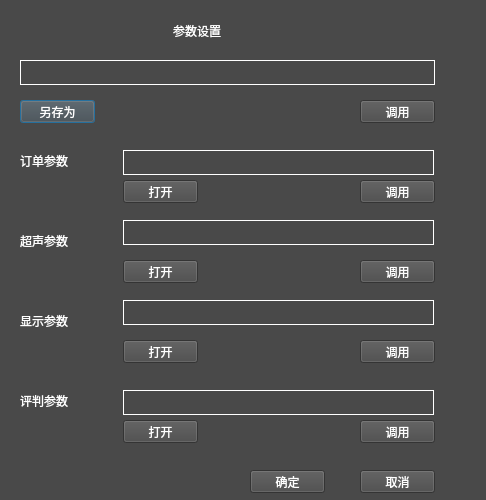
<?xml version="1.0" encoding="UTF-8"?>
<ui version="4.0">
 <class>ParameterSettingClass</class>
 <widget class="QDialog" name="ParameterSettingClass">
  <property name="geometry">
   <rect>
    <x>0</x>
    <y>0</y>
    <width>486</width>
    <height>500</height>
   </rect>
  </property>
  <property name="minimumSize">
   <size>
    <width>486</width>
    <height>500</height>
   </size>
  </property>
  <property name="maximumSize">
   <size>
    <width>486</width>
    <height>500</height>
   </size>
  </property>
  <property name="windowTitle">
   <string>ParameterSetting</string>
  </property>
  <property name="styleSheet">
   <string notr="true">background-color: rgb(73, 73, 73);</string>
  </property>
  <widget class="QLabel" name="label">
   <property name="geometry">
    <rect>
     <x>173</x>
     <y>20</y>
     <width>100</width>
     <height>21</height>
    </rect>
   </property>
   <property name="minimumSize">
    <size>
     <width>100</width>
     <height>21</height>
    </size>
   </property>
   <property name="maximumSize">
    <size>
     <width>100</width>
     <height>21</height>
    </size>
   </property>
   <property name="styleSheet">
    <string notr="true">font: 75 18pt &quot;新宋体&quot;;
color: rgb(255, 255, 255);</string>
   </property>
   <property name="text">
    <string>参数设置</string>
   </property>
  </widget>
  <widget class="QLabel" name="label_2">
   <property name="geometry">
    <rect>
     <x>20</x>
     <y>150</y>
     <width>90</width>
     <height>21</height>
    </rect>
   </property>
   <property name="minimumSize">
    <size>
     <width>90</width>
     <height>21</height>
    </size>
   </property>
   <property name="maximumSize">
    <size>
     <width>90</width>
     <height>21</height>
    </size>
   </property>
   <property name="styleSheet">
    <string notr="true">font: 75 16pt &quot;新宋体&quot;;
color: rgb(255, 255, 255);</string>
   </property>
   <property name="text">
    <string>订单参数</string>
   </property>
  </widget>
  <widget class="QLabel" name="label_3">
   <property name="geometry">
    <rect>
     <x>20</x>
     <y>230</y>
     <width>90</width>
     <height>21</height>
    </rect>
   </property>
   <property name="minimumSize">
    <size>
     <width>90</width>
     <height>21</height>
    </size>
   </property>
   <property name="maximumSize">
    <size>
     <width>90</width>
     <height>21</height>
    </size>
   </property>
   <property name="styleSheet">
    <string notr="true">font: 75 16pt &quot;新宋体&quot;;
color: rgb(255, 255, 255);</string>
   </property>
   <property name="text">
    <string>超声参数</string>
   </property>
  </widget>
  <widget class="QLabel" name="label_4">
   <property name="geometry">
    <rect>
     <x>20</x>
     <y>310</y>
     <width>90</width>
     <height>21</height>
    </rect>
   </property>
   <property name="minimumSize">
    <size>
     <width>90</width>
     <height>21</height>
    </size>
   </property>
   <property name="maximumSize">
    <size>
     <width>90</width>
     <height>21</height>
    </size>
   </property>
   <property name="styleSheet">
    <string notr="true">font: 75 16pt &quot;新宋体&quot;;
color: rgb(255, 255, 255);</string>
   </property>
   <property name="text">
    <string>显示参数</string>
   </property>
  </widget>
  <widget class="QLabel" name="label_5">
   <property name="geometry">
    <rect>
     <x>20</x>
     <y>390</y>
     <width>90</width>
     <height>21</height>
    </rect>
   </property>
   <property name="minimumSize">
    <size>
     <width>90</width>
     <height>21</height>
    </size>
   </property>
   <property name="maximumSize">
    <size>
     <width>90</width>
     <height>21</height>
    </size>
   </property>
   <property name="styleSheet">
    <string notr="true">font: 75 16pt &quot;新宋体&quot;;
color: rgb(255, 255, 255);</string>
   </property>
   <property name="text">
    <string>评判参数</string>
   </property>
  </widget>
  <widget class="QPushButton" name="pushButtonSaveAs">
   <property name="geometry">
    <rect>
     <x>20</x>
     <y>100</y>
     <width>75</width>
     <height>23</height>
    </rect>
   </property>
   <property name="minimumSize">
    <size>
     <width>75</width>
     <height>23</height>
    </size>
   </property>
   <property name="maximumSize">
    <size>
     <width>75</width>
     <height>23</height>
    </size>
   </property>
   <property name="styleSheet">
    <string notr="true">color: rgb(255, 255, 255);</string>
   </property>
   <property name="text">
    <string>另存为</string>
   </property>
  </widget>
  <widget class="QPushButton" name="pushButtonAllDo">
   <property name="geometry">
    <rect>
     <x>360</x>
     <y>100</y>
     <width>75</width>
     <height>23</height>
    </rect>
   </property>
   <property name="minimumSize">
    <size>
     <width>75</width>
     <height>23</height>
    </size>
   </property>
   <property name="maximumSize">
    <size>
     <width>75</width>
     <height>23</height>
    </size>
   </property>
   <property name="styleSheet">
    <string notr="true">color: rgb(255, 255, 255);</string>
   </property>
   <property name="text">
    <string>调用</string>
   </property>
  </widget>
  <widget class="QPushButton" name="pushButtonOrderOpen">
   <property name="geometry">
    <rect>
     <x>123</x>
     <y>180</y>
     <width>75</width>
     <height>23</height>
    </rect>
   </property>
   <property name="minimumSize">
    <size>
     <width>75</width>
     <height>23</height>
    </size>
   </property>
   <property name="maximumSize">
    <size>
     <width>75</width>
     <height>23</height>
    </size>
   </property>
   <property name="styleSheet">
    <string notr="true">color: rgb(255, 255, 255);</string>
   </property>
   <property name="text">
    <string>打开</string>
   </property>
  </widget>
  <widget class="QPushButton" name="pushButtonOrderDo">
   <property name="geometry">
    <rect>
     <x>360</x>
     <y>180</y>
     <width>75</width>
     <height>23</height>
    </rect>
   </property>
   <property name="minimumSize">
    <size>
     <width>75</width>
     <height>23</height>
    </size>
   </property>
   <property name="maximumSize">
    <size>
     <width>75</width>
     <height>23</height>
    </size>
   </property>
   <property name="styleSheet">
    <string notr="true">color: rgb(255, 255, 255);</string>
   </property>
   <property name="text">
    <string>调用</string>
   </property>
  </widget>
  <widget class="QPushButton" name="pushButtonUltrasoundDo">
   <property name="geometry">
    <rect>
     <x>360</x>
     <y>260</y>
     <width>75</width>
     <height>23</height>
    </rect>
   </property>
   <property name="minimumSize">
    <size>
     <width>75</width>
     <height>23</height>
    </size>
   </property>
   <property name="maximumSize">
    <size>
     <width>75</width>
     <height>23</height>
    </size>
   </property>
   <property name="styleSheet">
    <string notr="true">color: rgb(255, 255, 255);</string>
   </property>
   <property name="text">
    <string>调用</string>
   </property>
  </widget>
  <widget class="QPushButton" name="pushButtonUltrasoundOpen">
   <property name="geometry">
    <rect>
     <x>123</x>
     <y>260</y>
     <width>75</width>
     <height>23</height>
    </rect>
   </property>
   <property name="minimumSize">
    <size>
     <width>75</width>
     <height>23</height>
    </size>
   </property>
   <property name="maximumSize">
    <size>
     <width>75</width>
     <height>23</height>
    </size>
   </property>
   <property name="styleSheet">
    <string notr="true">color: rgb(255, 255, 255);</string>
   </property>
   <property name="text">
    <string>打开</string>
   </property>
  </widget>
  <widget class="QPushButton" name="pushButtonShowOpen">
   <property name="geometry">
    <rect>
     <x>123</x>
     <y>340</y>
     <width>75</width>
     <height>23</height>
    </rect>
   </property>
   <property name="minimumSize">
    <size>
     <width>75</width>
     <height>23</height>
    </size>
   </property>
   <property name="maximumSize">
    <size>
     <width>75</width>
     <height>23</height>
    </size>
   </property>
   <property name="styleSheet">
    <string notr="true">color: rgb(255, 255, 255);</string>
   </property>
   <property name="text">
    <string>打开</string>
   </property>
  </widget>
  <widget class="QPushButton" name="pushButtonShowDo">
   <property name="geometry">
    <rect>
     <x>360</x>
     <y>340</y>
     <width>75</width>
     <height>23</height>
    </rect>
   </property>
   <property name="minimumSize">
    <size>
     <width>75</width>
     <height>23</height>
    </size>
   </property>
   <property name="maximumSize">
    <size>
     <width>75</width>
     <height>23</height>
    </size>
   </property>
   <property name="styleSheet">
    <string notr="true">color: rgb(255, 255, 255);</string>
   </property>
   <property name="text">
    <string>调用</string>
   </property>
  </widget>
  <widget class="QPushButton" name="pushButtonJudgeOpen">
   <property name="geometry">
    <rect>
     <x>123</x>
     <y>420</y>
     <width>75</width>
     <height>23</height>
    </rect>
   </property>
   <property name="minimumSize">
    <size>
     <width>75</width>
     <height>23</height>
    </size>
   </property>
   <property name="maximumSize">
    <size>
     <width>75</width>
     <height>23</height>
    </size>
   </property>
   <property name="styleSheet">
    <string notr="true">color: rgb(255, 255, 255);</string>
   </property>
   <property name="text">
    <string>打开</string>
   </property>
  </widget>
  <widget class="QPushButton" name="pushButtonJudgeDo">
   <property name="geometry">
    <rect>
     <x>360</x>
     <y>420</y>
     <width>75</width>
     <height>23</height>
    </rect>
   </property>
   <property name="minimumSize">
    <size>
     <width>75</width>
     <height>23</height>
    </size>
   </property>
   <property name="maximumSize">
    <size>
     <width>75</width>
     <height>23</height>
    </size>
   </property>
   <property name="styleSheet">
    <string notr="true">color: rgb(255, 255, 255);</string>
   </property>
   <property name="text">
    <string>调用</string>
   </property>
  </widget>
  <widget class="QPushButton" name="pushButtonYes">
   <property name="geometry">
    <rect>
     <x>250</x>
     <y>470</y>
     <width>75</width>
     <height>23</height>
    </rect>
   </property>
   <property name="minimumSize">
    <size>
     <width>75</width>
     <height>23</height>
    </size>
   </property>
   <property name="maximumSize">
    <size>
     <width>75</width>
     <height>23</height>
    </size>
   </property>
   <property name="styleSheet">
    <string notr="true">color: rgb(255, 255, 255);</string>
   </property>
   <property name="text">
    <string>确定</string>
   </property>
  </widget>
  <widget class="QPushButton" name="pushButtonNo">
   <property name="geometry">
    <rect>
     <x>360</x>
     <y>470</y>
     <width>75</width>
     <height>23</height>
    </rect>
   </property>
   <property name="minimumSize">
    <size>
     <width>75</width>
     <height>23</height>
    </size>
   </property>
   <property name="maximumSize">
    <size>
     <width>75</width>
     <height>23</height>
    </size>
   </property>
   <property name="styleSheet">
    <string notr="true">color: rgb(255, 255, 255);</string>
   </property>
   <property name="text">
    <string>取消</string>
   </property>
  </widget>
  <widget class="QLabel" name="label_All">
   <property name="geometry">
    <rect>
     <x>445</x>
     <y>60</y>
     <width>25</width>
     <height>25</height>
    </rect>
   </property>
   <property name="minimumSize">
    <size>
     <width>25</width>
     <height>25</height>
    </size>
   </property>
   <property name="maximumSize">
    <size>
     <width>25</width>
     <height>25</height>
    </size>
   </property>
   <property name="text">
    <string/>
   </property>
  </widget>
  <widget class="QLabel" name="label_Order">
   <property name="geometry">
    <rect>
     <x>445</x>
     <y>150</y>
     <width>25</width>
     <height>25</height>
    </rect>
   </property>
   <property name="minimumSize">
    <size>
     <width>25</width>
     <height>25</height>
    </size>
   </property>
   <property name="maximumSize">
    <size>
     <width>25</width>
     <height>25</height>
    </size>
   </property>
   <property name="text">
    <string/>
   </property>
  </widget>
  <widget class="QLabel" name="label_Ultrasound">
   <property name="geometry">
    <rect>
     <x>445</x>
     <y>220</y>
     <width>25</width>
     <height>25</height>
    </rect>
   </property>
   <property name="minimumSize">
    <size>
     <width>25</width>
     <height>25</height>
    </size>
   </property>
   <property name="maximumSize">
    <size>
     <width>25</width>
     <height>25</height>
    </size>
   </property>
   <property name="text">
    <string/>
   </property>
  </widget>
  <widget class="QLabel" name="label_Show">
   <property name="geometry">
    <rect>
     <x>445</x>
     <y>300</y>
     <width>25</width>
     <height>25</height>
    </rect>
   </property>
   <property name="minimumSize">
    <size>
     <width>25</width>
     <height>25</height>
    </size>
   </property>
   <property name="maximumSize">
    <size>
     <width>25</width>
     <height>25</height>
    </size>
   </property>
   <property name="text">
    <string/>
   </property>
  </widget>
  <widget class="QLabel" name="label_Judge">
   <property name="geometry">
    <rect>
     <x>445</x>
     <y>390</y>
     <width>25</width>
     <height>25</height>
    </rect>
   </property>
   <property name="minimumSize">
    <size>
     <width>25</width>
     <height>25</height>
    </size>
   </property>
   <property name="maximumSize">
    <size>
     <width>25</width>
     <height>25</height>
    </size>
   </property>
   <property name="text">
    <string/>
   </property>
  </widget>
  <widget class="QLineEdit" name="lineEditOrder">
   <property name="geometry">
    <rect>
     <x>123</x>
     <y>150</y>
     <width>311</width>
     <height>25</height>
    </rect>
   </property>
   <property name="minimumSize">
    <size>
     <width>311</width>
     <height>25</height>
    </size>
   </property>
   <property name="maximumSize">
    <size>
     <width>311</width>
     <height>25</height>
    </size>
   </property>
   <property name="styleSheet">
    <string notr="true">QLineEdit{
color: rgb(255, 255, 255);
border:1px solid rgb(255,255,255);
font: 75 12pt &quot;新宋体&quot;;
}</string>
   </property>
   <property name="text">
    <string/>
   </property>
   <property name="alignment">
    <set>Qt::AlignCenter</set>
   </property>
  </widget>
  <widget class="QLineEdit" name="lineEditUltrasound">
   <property name="geometry">
    <rect>
     <x>123</x>
     <y>220</y>
     <width>311</width>
     <height>25</height>
    </rect>
   </property>
   <property name="minimumSize">
    <size>
     <width>311</width>
     <height>25</height>
    </size>
   </property>
   <property name="maximumSize">
    <size>
     <width>311</width>
     <height>25</height>
    </size>
   </property>
   <property name="styleSheet">
    <string notr="true">QLineEdit{
color: rgb(255, 255, 255);
border:1px solid rgb(255,255,255);
font: 75 12pt &quot;新宋体&quot;;
}</string>
   </property>
   <property name="alignment">
    <set>Qt::AlignCenter</set>
   </property>
  </widget>
  <widget class="QLineEdit" name="lineEditShow">
   <property name="geometry">
    <rect>
     <x>123</x>
     <y>300</y>
     <width>311</width>
     <height>25</height>
    </rect>
   </property>
   <property name="minimumSize">
    <size>
     <width>311</width>
     <height>25</height>
    </size>
   </property>
   <property name="maximumSize">
    <size>
     <width>311</width>
     <height>25</height>
    </size>
   </property>
   <property name="styleSheet">
    <string notr="true">QLineEdit{
color: rgb(255, 255, 255);
border:1px solid rgb(255,255,255);
font: 75 12pt &quot;新宋体&quot;;
}</string>
   </property>
   <property name="alignment">
    <set>Qt::AlignCenter</set>
   </property>
  </widget>
  <widget class="QLineEdit" name="lineEditJudge">
   <property name="geometry">
    <rect>
     <x>123</x>
     <y>390</y>
     <width>311</width>
     <height>25</height>
    </rect>
   </property>
   <property name="minimumSize">
    <size>
     <width>311</width>
     <height>25</height>
    </size>
   </property>
   <property name="maximumSize">
    <size>
     <width>311</width>
     <height>25</height>
    </size>
   </property>
   <property name="styleSheet">
    <string notr="true">QLineEdit{
color: rgb(255, 255, 255);
border:1px solid rgb(255,255,255);
font: 75 12pt &quot;新宋体&quot;;
}</string>
   </property>
   <property name="alignment">
    <set>Qt::AlignCenter</set>
   </property>
  </widget>
  <widget class="QLineEdit" name="lineEditAll">
   <property name="geometry">
    <rect>
     <x>20</x>
     <y>60</y>
     <width>415</width>
     <height>25</height>
    </rect>
   </property>
   <property name="minimumSize">
    <size>
     <width>415</width>
     <height>25</height>
    </size>
   </property>
   <property name="maximumSize">
    <size>
     <width>415</width>
     <height>25</height>
    </size>
   </property>
   <property name="styleSheet">
    <string notr="true">QLineEdit{
color: rgb(255, 255, 255);
border:1px solid rgb(255,255,255);
font: 75 12pt &quot;新宋体&quot;;
}</string>
   </property>
   <property name="text">
    <string/>
   </property>
   <property name="alignment">
    <set>Qt::AlignCenter</set>
   </property>
  </widget>
 </widget>
 <layoutdefault spacing="6" margin="11"/>
 <resources>
  <include location="parametersetting.qrc"/>
 </resources>
 <connections/>
</ui>
